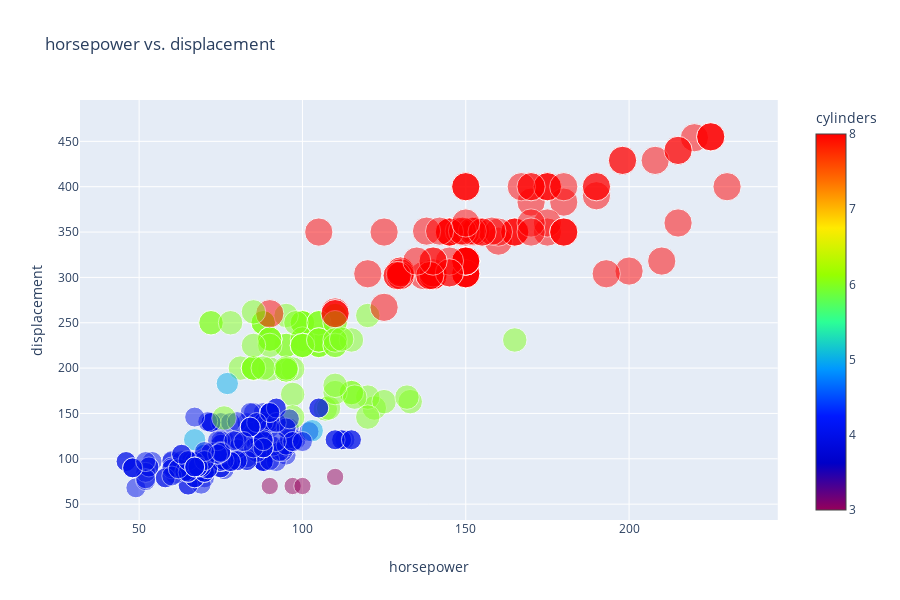

Source (notebook cell):
### Code cell
x = df.columns[3]
y = df.columns[2]
fig = px.scatter(df, x=x, y=y, color='cylinders', size='cylinders',color_continuous_scale=px.colors.sequential.Rainbow,opacity=0.5,
                 title=f'{x} vs. {y}')
fig.show()

### Figure 1 — Plotly figure (JSON) as saved in the notebook; plotly's stock layout.template omitted (floating-point values rounded to 4 significant figures; data arrays with more than 128 entries replaced by an {"elided": "..."} marker saying what was removed)
{"data": [{"hoverlabel": {"namelength": 0}, "hovertemplate": "horsepower=%{x}<br>displacement=%{y}<br>cylinders=%{marker.color}", "legendgroup": "", "marker": {"color": {"elided": "398 int values"}, "coloraxis": "coloraxis", "opacity": 0.5, "size": {"elided": "398 int values"}, "sizemode": "area", "sizeref": 0.02, "symbol": "circle"}, "mode": "markers", "name": "", "showlegend": false, "type": "scatter", "x": {"elided": "398 int values"}, "xaxis": "x", "y": {"elided": "398 float values"}, "yaxis": "y"}], "layout": {"coloraxis": {"colorbar": {"title": {"text": "cylinders"}}, "colorscale": [[0, "rgb(150,0,90)"], [0.125, "rgb(0,0,200)"], [0.25, "rgb(0,25,255)"], [0.375, "rgb(0,152,255)"], [0.5, "rgb(44,255,150)"], [0.625, "rgb(151,255,0)"], [0.75, "rgb(255,234,0)"], [0.875, "rgb(255,111,0)"], [1, "rgb(255,0,0)"]]}, "height": 600, "legend": {"itemsizing": "constant", "tracegroupgap": 0}, "title": {"text": "horsepower vs. displacement"}, "xaxis": {"anchor": "y", "domain": [0, 0.98], "title": {"text": "horsepower"}}, "yaxis": {"anchor": "x", "domain": [0, 1], "title": {"text": "displacement"}}}}
